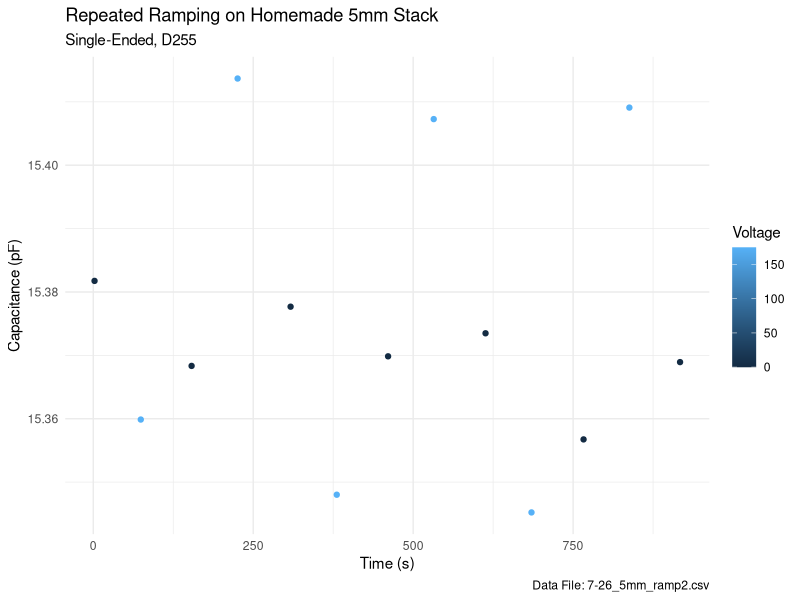

Recreate this plot in R.
library(tidyverse)
library(ggthemes)

setwd("~/hoffman/capacitance/capacitance_sensing/rscripts")

ep <- 8.85
area <- 512.9130470093655
initial_dist <- 292.08390878622333
ramp_drift <- read_csv("../csv_files/7-23_5mm_ramp3.csv",
                  col_names = c("batch", "Voltage", "time", "raw", "capacitance"))

clean_ramp_drift <- ramp_drift %>% 
  # filter(batch < 140, batch > 70) %>%
  group_by(batch) %>%
  summarize(avg_cap = mean(capacitance), 
            avg_raw = mean(raw),stdev =sd(capacitance), count = n(), 
            time = mean(time),
            # Voltage = as.factor(mean(Voltage))) %>%
            Voltage = mean(Voltage)) %>%
  filter(count>1) %>% 
  ungroup() 

reference_cap <- clean_ramp_drift %>% 
  filter(batch == 0) %>% 
  pull(avg_cap)

null_slope <- coef(lm(avg_cap~time, 
                      subset(clean_ramp_drift, Voltage == 0)))[["time"]]
max_slope <- coef(lm(avg_cap~time, 
                     subset(clean_ramp_drift, Voltage == 175)))[["time"]]

clean_ramp_drift <- clean_ramp_drift %>% 
  mutate(drift_adjusted_capacitance = avg_cap-null_slope*time) %>% 
  mutate(cap_change = avg_cap-reference_cap) %>% 
  mutate(drift_cap_change = drift_adjusted_capacitance-reference_cap) %>% 
  mutate(distance = initial_dist/(1+ cap_change*initial_dist/(ep*area))) %>% 
  mutate(drift_adjusted_distance = initial_dist/(1+ drift_cap_change*initial_dist/(ep*area)))%>% 
  filter(Voltage %in% c(0, 175))

clean_ramp_drift %>% 
  mutate(drift_adjusted_capacitance = avg_cap-null_slope*time) %>% 
  ggplot(aes(time, avg_cap, color = Voltage))+
  geom_point()+
  labs(title = "Repeated Ramping on Homemade 5mm Stack",
       subtitle ="Single-Ended, D255",
       caption ="Data File: 7-26_5mm_ramp2.csv",
       x = "Time (s)",
       y = "Capacitance (pF)")+
       # y = "Separation Distance (microns)")+
  theme_minimal()

